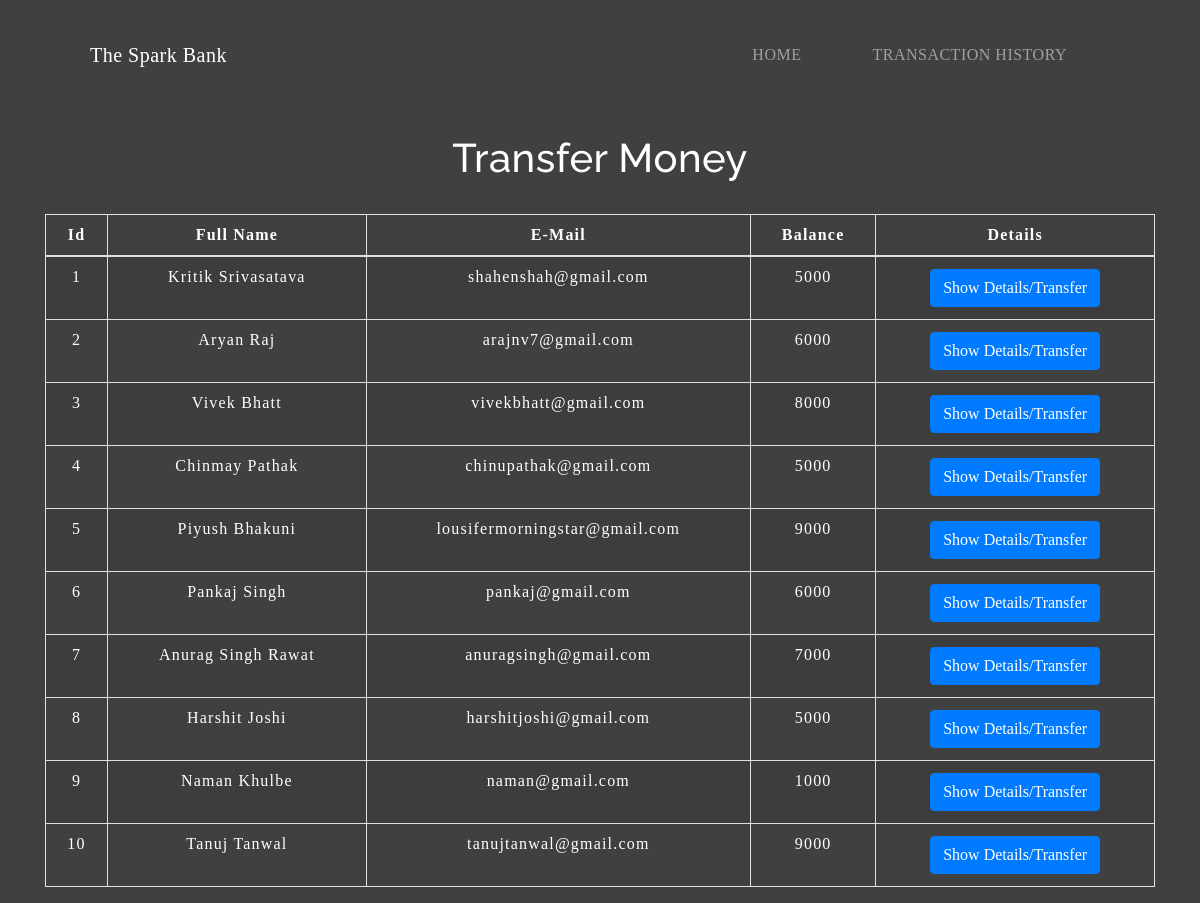
The app's page /transfermoney.php with its own data.
### tables this page shows
CREATE TABLE `users` (
  `id` int(5) NOT NULL,
  `name` text NOT NULL,
  `email` varchar(30) NOT NULL,
  `balance` int(8) NOT NULL
);

### transfermoney.php (the view, shortened to what this page needs)
<!DOCTYPE html>
<html lang="en">
<head>
    <link rel="stylesheet" href="https://maxcdn.bootstrapcdn.com/bootstrap/4.0.0/css/bootstrap.min.css">
    <link rel="stylesheet" type="text/css" href="css/table.css">
    <link rel="stylesheet" type="text/css" href="css/navbar.css">
</head>
<body>
    <?php
    include 'config.php';
    $sql = "SELECT * FROM users";
    $result = mysqli_query($conn, $sql);
    ?>
    <?php
    include 'navbar.php';
    ?>
    <div class="container">
        <h2 class="text-center pt-4">Transfer Money</h2>
        <br>
        <div class="row">
            <div class="col">
                <div class="table-responsive-sm">
                    <table class="table table-striped table-condensed table-bordered">
                        <thead>
                            <tr>
                                <th scope="col" class="text-center py-2">Id</th>
                                <th scope="col" class="text-center py-2">Full Name</th>
                                <th scope="col" class="text-center py-2">E-Mail</th>
                                <th scope="col" class="text-center py-2">Balance</th>
                                <th scope="col" class="text-center py-2">Details</th>
                            </tr>
                        </thead>
                        <tbody>
                            <?php
                            while ($rows = mysqli_fetch_assoc($result)) {
                            ?>
                                <tr>
                                    <td class="py-2"><?php echo $rows['id'] ?></td>
                                    <td class="py-2"><?php echo $rows['name'] ?></td>
                                    <td class="py-2"><?php echo $rows['email'] ?></td>
                                    <td class="py-2"><?php echo $rows['balance'] ?></td>
                                    <td><a href="selecteduserdetail.php?id= <?php echo $rows['id']; ?>"> <button type="button" class="btn btn-primary">Show Details/Transfer</button></a></td>
                                </tr>
                            <?php
                            }
                            ?>
                        </tbody>
                    </table>
                </div>
            </div>
        </div>
    </div>
</body>
</html>

### navbar.php (shortened to what this page needs)
<nav class="navbar navbar-expand-md navbar-dark shadow-5-strong">
  <a class="navbar-brand" href="index.php">The Spark Bank</a>
  <div class="collapse navbar-collapse" id="collapsibleNavbar">
    <ul class="navbar-nav ml-auto">
      <li class="nav-item">
        <a class="nav-link" href="index.php"> HOME</a>
      </li>
      <li class="nav-item">
        <a class="nav-link" href="transactionhistory.php">TRANSACTION HISTORY</a>
      </li>
  </div>
</nav>

### css/table.css (style rules this page uses)
* { padding: 0; margin: 0; box-sizing: border-box; font-family: cursive; color: white; }
body { width : 100%; height: 100vh; background-image: linear-gradient(rgba(0,0,0,0.75),rgba(0,0,0,0.75)),url("back.jpg"); color: white; background-size: cover; background-position: center; }
h2 { font-size: 40px; }
table { color: white; letter-spacing: 1.2px; }
td { text-align: center; color: white; }
th { color: white; }
tr { color: white; }
button { border:none; background: #d9d9d9; transition: 1s; }

### css/navbar.css (style rules this page uses)
.nav-link { margin-right: 15px; color:white; letter-spacing: 0.5px; transition: 0.5s; }
.navbar-brand { color: white; letter-spacing: 0.5px; }
h2 { color: white; letter-spacing: 0.5px; font-family: raleway; }
.navbar { width: 85%; margin: auto; padding: 35px 0; display: flex; align-items: center; justify-content: space-between; }
.navbar div ul li { list-style: none; display: inline-block; margin: 0 20px; position: relative; }
.navbar div ul li a { text-decoration: none; color: #fff; text-transform: uppercase; justify-content: center; }
.navbar div ul li::after { content: ''; height: 3px; width: 0; background: #009688; position: absolute; left:0; bottom: -10px; transition: 0.5s; }

### transfermoney.php (style rules this page uses)
button { transition: 1.5s; }

### records on screen
users: id "1", name "Kritik Srivasatava", email "shahenshah@gmail.com", balance "5000"
users: id "2", name "Aryan Raj", email "arajnv7@gmail.com", balance "6000"
users: id "3", name "Vivek Bhatt", email "vivekbhatt@gmail.com", balance "8000"
users: id "4", name "Chinmay Pathak", email "chinupathak@gmail.com", balance "5000"
users: id "5", name "Piyush Bhakuni", email "lousifermorningstar@gmail.com", balance "9000"
users: id "6", name "Pankaj Singh", email "pankaj@gmail.com", balance "6000"
users: id "7", name "Anurag Singh Rawat", email "anuragsingh@gmail.com", balance "7000"
users: id "8", name "Harshit Joshi", email "harshitjoshi@gmail.com", balance "5000"
users: id "9", name "Naman Khulbe", email "naman@gmail.com", balance "1000"
users: id "10", name "Tanuj Tanwal", email "tanujtanwal@gmail.com", balance "9000"
